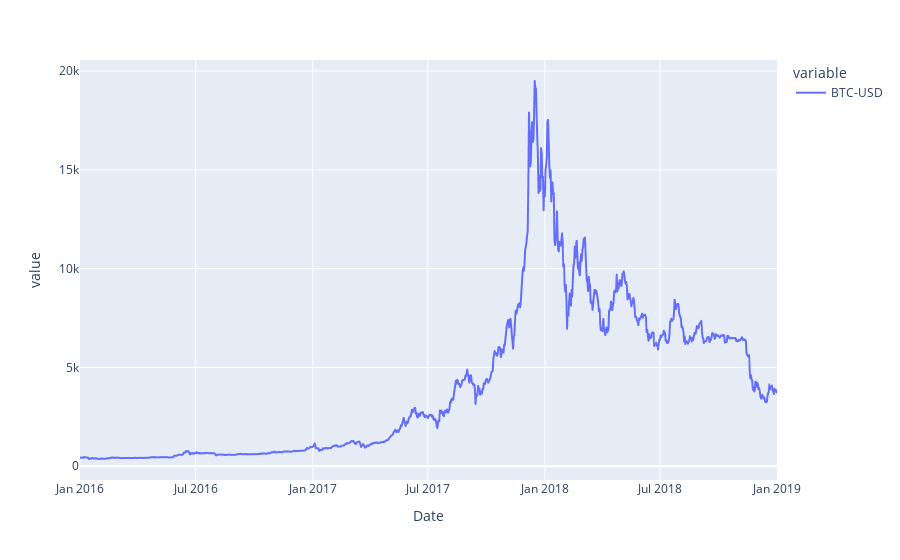

Notebook code cell kept with this figure:
### Code cell
date_1 = '2016-01-01'
mrcdo = 'BTC-USD'
df = yf.Ticker(mrcdo).history(start=date_1, end=add_year(date_1, 3))[['Close']].rename(columns={'Close':mrcdo})
px.line(df)

### Figure 1 — Plotly figure (JSON) as saved in the notebook; plotly's stock layout.template omitted (floating-point values rounded to 4 significant figures; data arrays with more than 128 entries replaced by an {"elided": "..."} marker saying what was removed)
{"data": [{"hovertemplate": "variable=BTC-USD<br>Date=%{x}<br>value=%{y}<extra></extra>", "legendgroup": "BTC-USD", "line": {"color": "#636efa", "dash": "solid"}, "marker": {"symbol": "circle"}, "mode": "lines", "name": "BTC-USD", "showlegend": true, "type": "scattergl", "x": {"elided": "1097 str values"}, "xaxis": "x", "y": {"elided": "1097 float values"}, "yaxis": "y"}], "layout": {"legend": {"title": {"text": "variable"}, "tracegroupgap": 0}, "margin": {"t": 60}, "xaxis": {"anchor": "y", "domain": [0, 1], "title": {"text": "Date"}}, "yaxis": {"anchor": "x", "domain": [0, 1], "title": {"text": "value"}}}}
